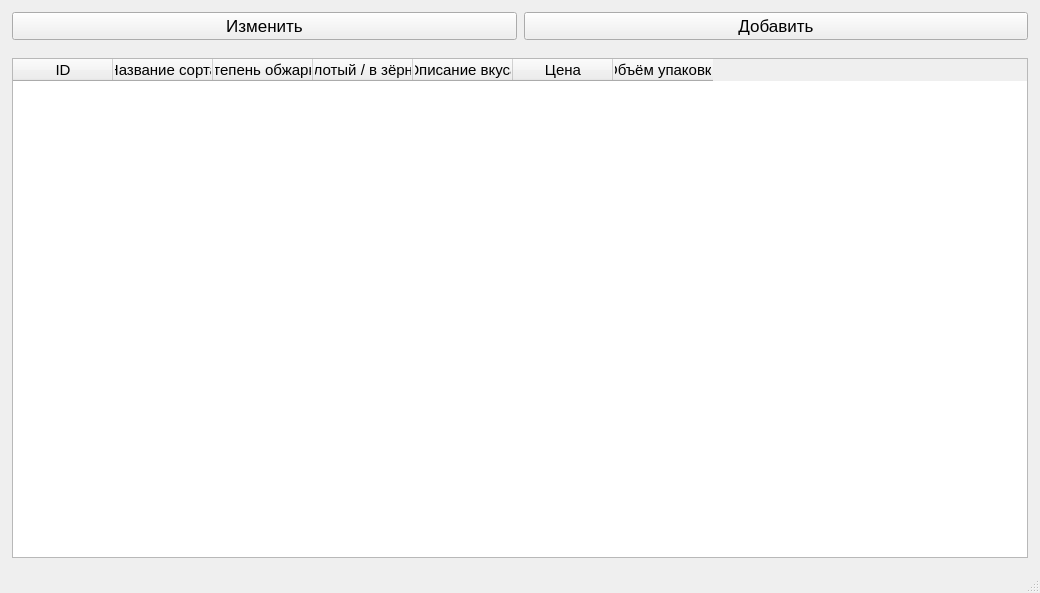
<?xml version="1.0" encoding="UTF-8"?>
<ui version="4.0">
 <class>MainWindow</class>
 <widget class="QMainWindow" name="MainWindow">
  <property name="geometry">
   <rect>
    <x>0</x>
    <y>0</y>
    <width>1040</width>
    <height>585</height>
   </rect>
  </property>
  <property name="font">
   <font>
    <pointsize>11</pointsize>
   </font>
  </property>
  <property name="windowTitle">
   <string>MainWindow</string>
  </property>
  <widget class="QWidget" name="centralwidget">
   <layout class="QVBoxLayout" name="verticalLayout">
    <property name="leftMargin">
     <number>12</number>
    </property>
    <property name="topMargin">
     <number>12</number>
    </property>
    <property name="rightMargin">
     <number>12</number>
    </property>
    <property name="bottomMargin">
     <number>12</number>
    </property>
    <item>
     <layout class="QHBoxLayout" name="horizontalLayout">
      <property name="spacing">
       <number>7</number>
      </property>
      <property name="bottomMargin">
       <number>12</number>
      </property>
      <item>
       <widget class="QPushButton" name="edit_btn">
        <property name="font">
         <font>
          <pointsize>13</pointsize>
         </font>
        </property>
        <property name="text">
         <string>Изменить</string>
        </property>
       </widget>
      </item>
      <item>
       <widget class="QPushButton" name="add_btn">
        <property name="sizePolicy">
         <sizepolicy hsizetype="Minimum" vsizetype="Minimum">
          <horstretch>0</horstretch>
          <verstretch>0</verstretch>
         </sizepolicy>
        </property>
        <property name="font">
         <font>
          <pointsize>13</pointsize>
         </font>
        </property>
        <property name="text">
         <string>Добавить</string>
        </property>
       </widget>
      </item>
     </layout>
    </item>
    <item>
     <widget class="QTableWidget" name="tableWidget">
      <property name="sizePolicy">
       <sizepolicy hsizetype="Expanding" vsizetype="Expanding">
        <horstretch>0</horstretch>
        <verstretch>0</verstretch>
       </sizepolicy>
      </property>
      <property name="minimumSize">
       <size>
        <width>500</width>
        <height>500</height>
       </size>
      </property>
      <property name="editTriggers">
       <set>QAbstractItemView::NoEditTriggers</set>
      </property>
      <property name="dragEnabled">
       <bool>false</bool>
      </property>
      <property name="alternatingRowColors">
       <bool>false</bool>
      </property>
      <property name="selectionMode">
       <enum>QAbstractItemView::SingleSelection</enum>
      </property>
      <attribute name="horizontalHeaderCascadingSectionResizes">
       <bool>false</bool>
      </attribute>
      <column>
       <property name="text">
        <string>ID</string>
       </property>
      </column>
      <column>
       <property name="text">
        <string>Название сорта</string>
       </property>
      </column>
      <column>
       <property name="text">
        <string>Степень обжарки</string>
       </property>
      </column>
      <column>
       <property name="text">
        <string>Молотый / в зёрнах </string>
       </property>
      </column>
      <column>
       <property name="text">
        <string>Описание вкуса</string>
       </property>
      </column>
      <column>
       <property name="text">
        <string>Цена</string>
       </property>
      </column>
      <column>
       <property name="text">
        <string>Объём упаковки</string>
       </property>
      </column>
     </widget>
    </item>
   </layout>
  </widget>
  <widget class="QMenuBar" name="menubar">
   <property name="geometry">
    <rect>
     <x>0</x>
     <y>0</y>
     <width>1040</width>
     <height>31</height>
    </rect>
   </property>
  </widget>
  <widget class="QStatusBar" name="statusbar"/>
 </widget>
 <resources/>
 <connections/>
</ui>
